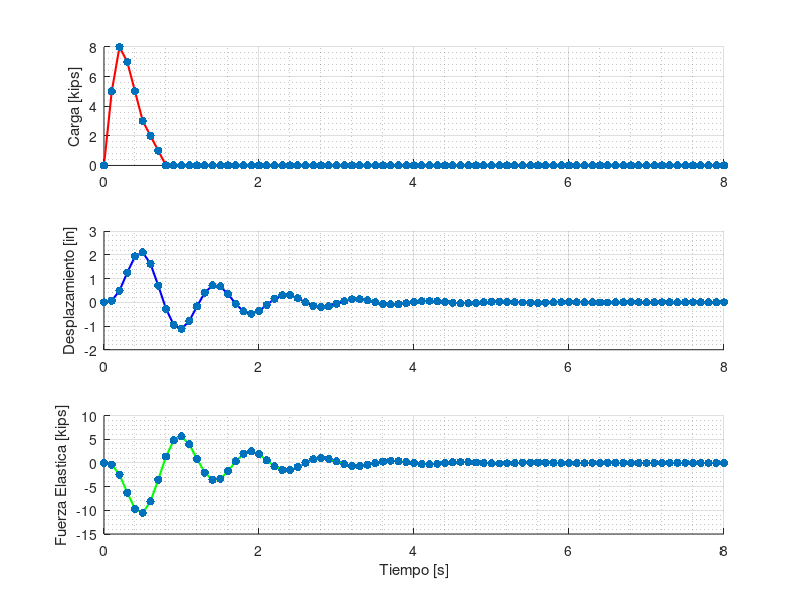

The MATLAB source for this figure: (Note: this script raises an error after producing the figure.)
function ej3_tp6;clc;close all;
    % Parametros del sistema
    m = 0.1; % Masa [kips.sec^2/in]
    k = 5; % Rigidez [kips/in]
    c = 0.2; % Amortiguamiento [kips.sec/in]
    wn = sqrt(k/m); % Frecuencia natural [rad/s]
    zitta = c/(2*sqrt(m*k)); % Coeficiente de amortiguamiento
    wd = wn*sqrt(1-zitta^2); % Frecuencia de amortiguamiento [rad/s]

    dt = 0.1; % Paso de tiempo [s]
    tf = 8; % Tiempo final [s]
    t = 0:dt:tf; % Vector de tiempo [s]

    % Parametros de la carga externa
    P = carga(t); % Carga externa en el tiempo

    [x,dx,ddx] = Newmark_Beta(wn,t,dt,P,m,c,k); % Calculo la respuesta en el tiempo con el metodo de Newmark Beta

    % Fuerza del resorte
    Fk = (-k)*x;

    % Mostramos con subplot la carga, el desplazamiento y la fuerza del resorte
    figure('Name', 'Respuesta en el tiempo');
    subplot(3,1,1);
    hold on;
    plot(t,P,"LineWidth",1.5,"Color","r");
    scatter(t,P,"filled",'r');
    hold off;
    ylabel("Carga [kips]");
    grid on;
    grid minor;

    subplot(3,1,2);
    hold on;
    plot(t,x,"LineWidth",1.5,"Color","b");
    scatter(t,x,"filled",'b');
    hold off;
    ylabel("Desplazamiento [in]");
    grid on;
    grid minor;

    subplot(3,1,3);
    hold on;
    plot(t,Fk,"LineWidth",1.5,"Color","g");
    scatter(t,Fk,"filled",'g');
    hold off;
    ylabel("Fuerza Elastica [kips]");
    xlabel("Tiempo [s]");
    grid on;
    grid minor;

    % mostar una tabla con los primeros 10 valores de t, P, x y Fk
    n = 0:1:10;
    T = table(n(1:10)',t(1:10)',P(1:10)',x(1:10)',dx(1:10)',Fk(1:10)','VariableNames',{'n','t','Pn','x(t)','v(t)','Fk(t)'});
    disp(T);
    


end

function P=carga(t) % Carga externa en el tiempo
    t_app = 0:0.1:0.8;
    P_app = [0,5,8,7,5,3,2,1,0];
    P = interp1(t_app,P_app,t,"linear",0);
end

function [x,dx,ddx] = Newmark_Beta(T,t,dt,P,m,c,k) % Metodo de Newmark Beta para coef de amortiguamiento constante
    if dt/T<sqrt(3)/pi
        %Inicializo vectores de desplazamiento, velocidad y aceleracion
        x=zeros(1,length(t));
        dx=zeros(1,length(t));
        ddx=zeros(1,length(t));
        %Establezco condiciones iniciales
        x(1)=0;
        dx(1)=0;
        ddx(1)=0;

        %Calculo la rigidez efectiva
        keff=k+3*c/(dt)+6*m/(dt^2);

        %inicializo el vector de carga efectiva
        Peff=zeros(1,length(t));

        %Ecuaciones de Newmark Beta
        for i=2:length(t)
            Peff(i)=P(i)+m*(6*x(i-1)/dt^2 + 6*dx(i-1)/dt + 2*ddx(i-1))+c*(3*x(i-1)/dt + 2*dx(i-1)+dt*ddx(i-1)/2);
            x(i)=1/keff*Peff(i);
            dx(i) = -2*dx(i-1) -dt*ddx(i-1)/2 + 3/dt*(x(i)-x(i-1));
            ddx(i)=6/dt^2*(x(i)-x(i-1))-6/dt*dx(i-1)-2*ddx(i-1);
        end
    else
        disp("Error: El paso de tiempo es mayor al permitido por el metodo de Newmark Beta");
    end
    
end